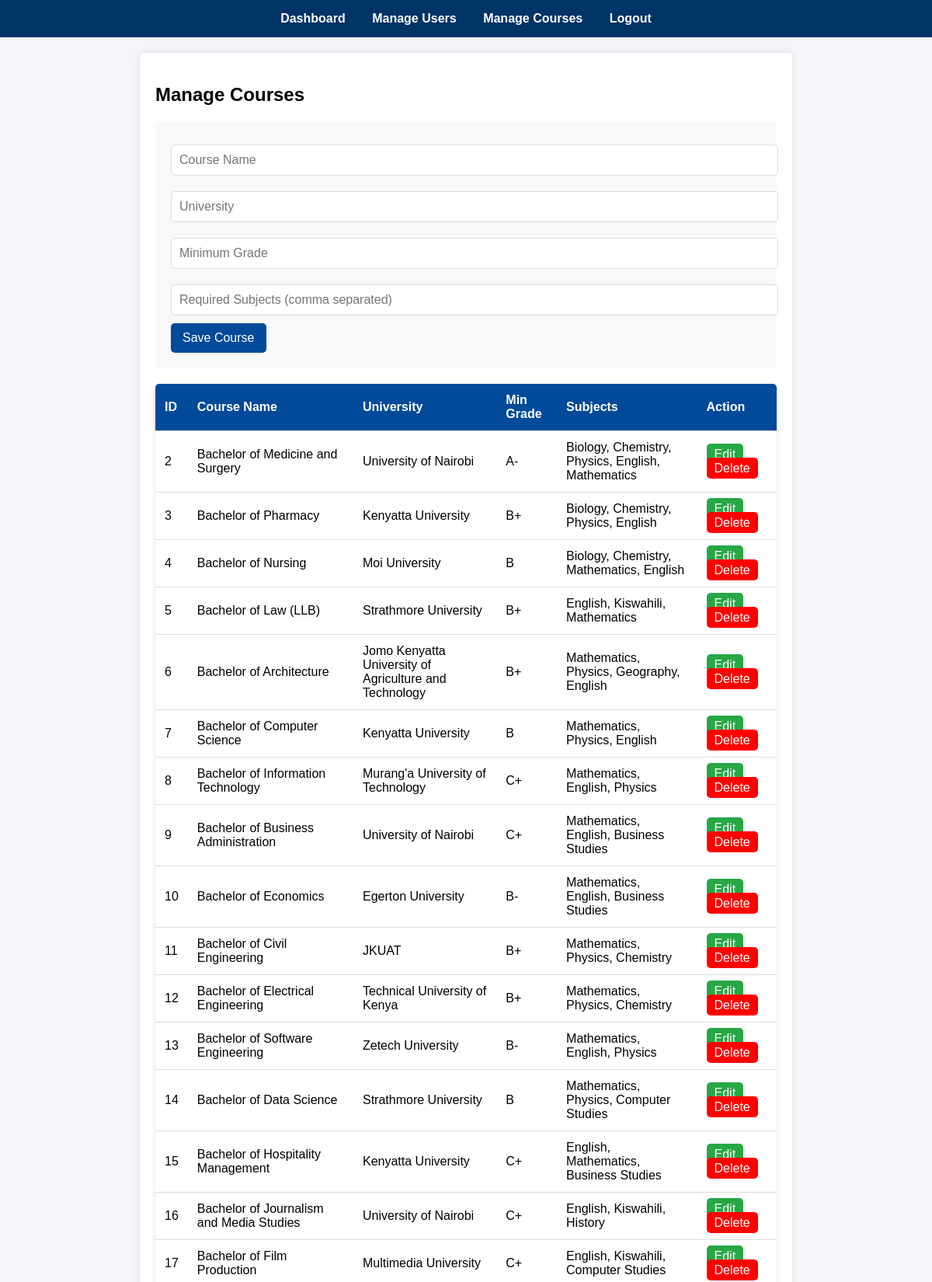
/manage_courses.php (signed in, upper part), run on the app's committed database.
### tables this page shows
CREATE TABLE `courses` (
  `id` int(11) NOT NULL,
  `course_name` varchar(100) NOT NULL,
  `university` varchar(100) NOT NULL,
  `min_grade` varchar(2) NOT NULL,
  `required_subjects` text NOT NULL
);

### manage_courses.php (the view, shortened to what this page needs)
<?php
include 'db.php';
$sql = "SELECT * FROM courses";
$stmt = $conn->prepare($sql);
$stmt->execute();
$courses = $stmt->fetchAll(PDO::FETCH_ASSOC);
?>
<!DOCTYPE html>
<html lang="en">
<head>
    <link rel="stylesheet" href="style.css">
    <link rel="stylesheet" href="manage_courses_style.css">
</head>
<body>
<nav>
    <ul>
        <li><a href="admin_dashboard.php">Dashboard</a></li>
        <li><a href="manage_users.php">Manage Users</a></li>
        <li><a href="manage_courses.php">Manage Courses</a></li>
        <li><a href="logout.php">Logout</a></li>
    </ul>
</nav>
<div class="container">
    <h2>Manage Courses</h2>
    <form action="manage_courses.php" method="POST">
        <input type="text" name="course_name" id="course_name" placeholder="Course Name" required>
        <input type="text" name="university" id="university" placeholder="University" required>
        <input type="text" name="min_grade" id="min_grade" placeholder="Minimum Grade" required>
        <input type="text" name="required_subjects[]" id="required_subjects" placeholder="Required Subjects (comma separated)" required>
        <button type="submit">Save Course</button>
    </form>
    <table>
        <tr>
            <th>ID</th>
            <th>Course Name</th>
            <th>University</th>
            <th>Min Grade</th>
            <th>Subjects</th>
            <th>Action</th>
        </tr>
        <?php foreach ($courses as $course): ?>
        <tr>
            <td><?php echo $course['id']; ?></td>
            <td><?php echo $course['course_name']; ?></td>
            <td><?php echo $course['university']; ?></td>
            <td><?php echo $course['min_grade']; ?></td>
            <td><?php echo implode(", ", json_decode($course['required_subjects'], true)); ?></td>
            <td>
                <a href="#" class="edit-btn"
                   data-id="<?php echo $course['id']; ?>"
                   data-name="<?php echo $course['course_name']; ?>"
                   data-university="<?php echo $course['university']; ?>"
                   data-grade="<?php echo $course['min_grade']; ?>"
                   data-subjects="<?php echo implode(", ", json_decode($course['required_subjects'], true)); ?>">Edit</a>
                <a href="manage_courses.php?delete=<?php echo $course['id']; ?>" class="delete-btn" onclick="return confirm('Are you sure?')">Delete</a>
            </td>
        </tr>
        <?php endforeach; ?>
    </table>
</div>
</body>
</html>

### style.css (style rules this page uses)
body { font-family: Arial, sans-serif; background-color: #f4f6f9; margin: 0; padding: 0; }
nav { background-color: #003366; padding: 15px; text-align: center; }
nav ul { list-style: none; margin: 0; padding: 0; }
nav ul li { display: inline; margin: 0 15px; }
nav ul li a { color: white; text-decoration: none; font-weight: bold; }
.container { width: 90%; max-width: 800px; margin: 20px auto; background-color: white; padding: 20px; box-shadow: 0px 0px 10px rgba(0, 0, 0, 0.1); border-radius: 5px; }
button { background-color: #003366; color: white; border: none; padding: 10px 15px; cursor: pointer; font-size: 16px; border-radius: 3px; }
form { margin-top: 20px; }
input, select { width: 100%; padding: 8px; border: 1px solid #ccc; border-radius: 3px; font-size: 16px; }

### manage_courses_style.css (style rules this page uses)
form { margin-bottom: 20px; background: #f9f9f9; padding: 20px; border-radius: 5px; }
form input { width: 100%; padding: 10px; margin: 10px 0; border: 1px solid #ddd; border-radius: 5px; }
form button { background: #004a99; color: white; padding: 10px 15px; border: none; border-radius: 5px; cursor: pointer; }
table { width: 100%; border-collapse: collapse; margin-top: 20px; background: white; border-radius: 5px; overflow: hidden; box-shadow: 0px 4px 6px rgba(0, 0, 0, 0.1); }
th, td { padding: 12px; text-align: left; border-bottom: 1px solid #ddd; }
th { background: #004a99; color: white; }
.edit-btn, .delete-btn { padding: 5px 10px; border-radius: 5px; text-decoration: none; }
.edit-btn { background: #28a745; color: white; }
.delete-btn { background: red; color: white; }

### data on the page
courses: id "2", course_name "Bachelor of Medicine and Surgery", university "University of Nairobi", min_grade "A-", required_subjects "Biology, Chemistry, Physics, English, Mathematics"
courses: id "3", course_name "Bachelor of Pharmacy", university "Kenyatta University", min_grade "B+", required_subjects "Biology, Chemistry, Physics, English"
courses: id "4", course_name "Bachelor of Nursing", university "Moi University", min_grade "B", required_subjects "Biology, Chemistry, Mathematics, English"
courses: id "5", course_name "Bachelor of Law (LLB)", university "Strathmore University", min_grade "B+", required_subjects "English, Kiswahili, Mathematics"
courses: id "6", course_name "Bachelor of Architecture", university "Jomo Kenyatta University of Agriculture and Technology", min_grade "B+", required_subjects "Mathematics, Physics, Geography, English"
courses: id "7", course_name "Bachelor of Computer Science", university "Kenyatta University", min_grade "B", required_subjects "Mathematics, Physics, English"
courses: id "8", course_name "Bachelor of Information Technology", university "Murang'a University of Technology", min_grade "C+", required_subjects "Mathematics, English, Physics"
courses: id "9", course_name "Bachelor of Business Administration", university "University of Nairobi", min_grade "C+", required_subjects "Mathematics, English, Business Studies"
courses: id "10", course_name "Bachelor of Economics", university "Egerton University", min_grade "B-", required_subjects "Mathematics, English, Business Studies"
courses: id "11", course_name "Bachelor of Civil Engineering", university "JKUAT", min_grade "B+", required_subjects "Mathematics, Physics, Chemistry"
courses: id "12", course_name "Bachelor of Electrical Engineering", university "Technical University of Kenya", min_grade "B+", required_subjects "Mathematics, Physics, Chemistry"
courses: id "13", course_name "Bachelor of Software Engineering", university "Zetech University", min_grade "B-", required_subjects "Mathematics, English, Physics"
courses: id "14", course_name "Bachelor of Data Science", university "Strathmore University", min_grade "B", required_subjects "Mathematics, Physics, Computer Studies"
courses: id "15", course_name "Bachelor of Hospitality Management", university "Kenyatta University", min_grade "C+", required_subjects "English, Mathematics, Business Studies"
courses: id "16", course_name "Bachelor of Journalism and Media Studies", university "University of Nairobi", min_grade "C+", required_subjects "English, Kiswahili, History"
courses: id "17", course_name "Bachelor of Film Production", university "Multimedia University", min_grade "C+", required_subjects "English, Kiswahili, Computer Studies"
